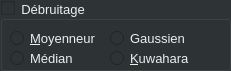
      <widget class="QGroupBox" name="groupBox_debruitage">
       <property name="geometry">
        <rect>
         <x>10</x>
         <y>50</y>
         <width>231</width>
         <height>71</height>
        </rect>
       </property>
       <property name="palette">
        <palette>
         <active>
          <colorrole role="WindowText">
           <brush brushstyle="SolidPattern">
            <color alpha="255">
             <red>238</red>
             <green>238</green>
             <blue>236</blue>
            </color>
           </brush>
          </colorrole>
          <colorrole role="Button">
           <brush brushstyle="SolidPattern">
            <color alpha="255">
             <red>46</red>
             <green>52</green>
             <blue>54</blue>
            </color>
           </brush>
          </colorrole>
          <colorrole role="Text">
           <brush brushstyle="SolidPattern">
            <color alpha="255">
             <red>238</red>
             <green>238</green>
             <blue>236</blue>
            </color>
           </brush>
          </colorrole>
          <colorrole role="ButtonText">
           <brush brushstyle="SolidPattern">
            <color alpha="255">
             <red>238</red>
             <green>238</green>
             <blue>236</blue>
            </color>
           </brush>
          </colorrole>
          <colorrole role="Base">
           <brush brushstyle="SolidPattern">
            <color alpha="255">
             <red>46</red>
             <green>52</green>
             <blue>54</blue>
            </color>
           </brush>
          </colorrole>
          <colorrole role="Window">
           <brush brushstyle="SolidPattern">
            <color alpha="255">
             <red>46</red>
             <green>52</green>
             <blue>54</blue>
            </color>
           </brush>
          </colorrole>
         </active>
         <inactive>
          <colorrole role="WindowText">
           <brush brushstyle="SolidPattern">
            <color alpha="255">
             <red>238</red>
             <green>238</green>
             <blue>236</blue>
            </color>
           </brush>
          </colorrole>
          <colorrole role="Button">
           <brush brushstyle="SolidPattern">
            <color alpha="255">
             <red>46</red>
             <green>52</green>
             <blue>54</blue>
            </color>
           </brush>
          </colorrole>
          <colorrole role="Text">
           <brush brushstyle="SolidPattern">
            <color alpha="255">
             <red>238</red>
             <green>238</green>
             <blue>236</blue>
            </color>
           </brush>
          </colorrole>
          <colorrole role="ButtonText">
           <brush brushstyle="SolidPattern">
            <color alpha="255">
             <red>238</red>
             <green>238</green>
             <blue>236</blue>
            </color>
           </brush>
          </colorrole>
          <colorrole role="Base">
           <brush brushstyle="SolidPattern">
            <color alpha="255">
             <red>46</red>
             <green>52</green>
             <blue>54</blue>
            </color>
           </brush>
          </colorrole>
          <colorrole role="Window">
           <brush brushstyle="SolidPattern">
            <color alpha="255">
             <red>46</red>
             <green>52</green>
             <blue>54</blue>
            </color>
           </brush>
          </colorrole>
         </inactive>
         <disabled>
          <colorrole role="WindowText">
           <brush brushstyle="SolidPattern">
            <color alpha="255">
             <red>238</red>
             <green>238</green>
             <blue>236</blue>
            </color>
           </brush>
          </colorrole>
          <colorrole role="Button">
           <brush brushstyle="SolidPattern">
            <color alpha="255">
             <red>46</red>
             <green>52</green>
             <blue>54</blue>
            </color>
           </brush>
          </colorrole>
          <colorrole role="Text">
           <brush brushstyle="SolidPattern">
            <color alpha="255">
             <red>238</red>
             <green>238</green>
             <blue>236</blue>
            </color>
           </brush>
          </colorrole>
          <colorrole role="ButtonText">
           <brush brushstyle="SolidPattern">
            <color alpha="255">
             <red>238</red>
             <green>238</green>
             <blue>236</blue>
            </color>
           </brush>
          </colorrole>
          <colorrole role="Base">
           <brush brushstyle="SolidPattern">
            <color alpha="255">
             <red>46</red>
             <green>52</green>
             <blue>54</blue>
            </color>
           </brush>
          </colorrole>
          <colorrole role="Window">
           <brush brushstyle="SolidPattern">
            <color alpha="255">
             <red>46</red>
             <green>52</green>
             <blue>54</blue>
            </color>
           </brush>
          </colorrole>
         </disabled>
        </palette>
       </property>
       <property name="font">
        <font>
         <pointsize>10</pointsize>
        </font>
       </property>
       <property name="styleSheet">
        <string notr="true">color: rgb(238, 238, 236);</string>
       </property>
       <property name="title">
        <string>Débruitage</string>
       </property>
       <property name="checkable">
        <bool>true</bool>
       </property>
       <property name="checked">
        <bool>false</bool>
       </property>
       <widget class="QRadioButton" name="radioButton_moyenneur">
        <property name="geometry">
         <rect>
          <x>10</x>
          <y>30</y>
          <width>112</width>
          <height>16</height>
         </rect>
        </property>
        <property name="palette">
         <palette>
          <active>
           <colorrole role="WindowText">
            <brush brushstyle="SolidPattern">
             <color alpha="255">
              <red>238</red>
              <green>238</green>
              <blue>236</blue>
             </color>
            </brush>
           </colorrole>
           <colorrole role="Button">
            <brush brushstyle="SolidPattern">
             <color alpha="255">
              <red>46</red>
              <green>52</green>
              <blue>54</blue>
             </color>
            </brush>
           </colorrole>
           <colorrole role="Text">
            <brush brushstyle="SolidPattern">
             <color alpha="255">
              <red>238</red>
              <green>238</green>
              <blue>236</blue>
             </color>
            </brush>
           </colorrole>
           <colorrole role="ButtonText">
            <brush brushstyle="SolidPattern">
             <color alpha="255">
              <red>238</red>
              <green>238</green>
              <blue>236</blue>
             </color>
            </brush>
           </colorrole>
           <colorrole role="Base">
            <brush brushstyle="SolidPattern">
             <color alpha="255">
              <red>46</red>
              <green>52</green>
              <blue>54</blue>
             </color>
            </brush>
           </colorrole>
           <colorrole role="Window">
            <brush brushstyle="SolidPattern">
             <color alpha="255">
              <red>46</red>
              <green>52</green>
              <blue>54</blue>
             </color>
            </brush>
           </colorrole>
          </active>
          <inactive>
           <colorrole role="WindowText">
            <brush brushstyle="SolidPattern">
             <color alpha="255">
              <red>238</red>
              <green>238</green>
              <blue>236</blue>
             </color>
            </brush>
           </colorrole>
           <colorrole role="Button">
            <brush brushstyle="SolidPattern">
             <color alpha="255">
              <red>46</red>
              <green>52</green>
              <blue>54</blue>
             </color>
            </brush>
           </colorrole>
           <colorrole role="Text">
            <brush brushstyle="SolidPattern">
             <color alpha="255">
              <red>238</red>
              <green>238</green>
              <blue>236</blue>
             </color>
            </brush>
           </colorrole>
           <colorrole role="ButtonText">
            <brush brushstyle="SolidPattern">
             <color alpha="255">
              <red>238</red>
              <green>238</green>
              <blue>236</blue>
             </color>
            </brush>
           </colorrole>
           <colorrole role="Base">
            <brush brushstyle="SolidPattern">
             <color alpha="255">
              <red>46</red>
              <green>52</green>
              <blue>54</blue>
             </color>
            </brush>
           </colorrole>
           <colorrole role="Window">
            <brush brushstyle="SolidPattern">
             <color alpha="255">
              <red>46</red>
              <green>52</green>
              <blue>54</blue>
             </color>
            </brush>
           </colorrole>
          </inactive>
          <disabled>
           <colorrole role="WindowText">
            <brush brushstyle="SolidPattern">
             <color alpha="255">
              <red>238</red>
              <green>238</green>
              <blue>236</blue>
             </color>
            </brush>
           </colorrole>
           <colorrole role="Button">
            <brush brushstyle="SolidPattern">
             <color alpha="255">
              <red>46</red>
              <green>52</green>
              <blue>54</blue>
             </color>
            </brush>
           </colorrole>
           <colorrole role="Text">
            <brush brushstyle="SolidPattern">
             <color alpha="255">
              <red>238</red>
              <green>238</green>
              <blue>236</blue>
             </color>
            </brush>
           </colorrole>
           <colorrole role="ButtonText">
            <brush brushstyle="SolidPattern">
             <color alpha="255">
              <red>238</red>
              <green>238</green>
              <blue>236</blue>
             </color>
            </brush>
           </colorrole>
           <colorrole role="Base">
            <brush brushstyle="SolidPattern">
             <color alpha="255">
              <red>46</red>
              <green>52</green>
              <blue>54</blue>
             </color>
            </brush>
           </colorrole>
           <colorrole role="Window">
            <brush brushstyle="SolidPattern">
             <color alpha="255">
              <red>46</red>
              <green>52</green>
              <blue>54</blue>
             </color>
            </brush>
           </colorrole>
          </disabled>
         </palette>
        </property>
        <property name="font">
         <font>
          <pointsize>10</pointsize>
         </font>
        </property>
        <property name="text">
         <string>&amp;Moyenneur</string>
        </property>
        <property name="autoExclusive">
         <bool>false</bool>
        </property>
       </widget>
       <widget class="QRadioButton" name="radioButton_gaussien">
        <property name="geometry">
         <rect>
          <x>110</x>
          <y>30</y>
          <width>91</width>
          <height>16</height>
         </rect>
        </property>
        <property name="palette">
         <palette>
          <active>
           <colorrole role="WindowText">
            <brush brushstyle="SolidPattern">
             <color alpha="255">
              <red>238</red>
              <green>238</green>
              <blue>236</blue>
             </color>
            </brush>
           </colorrole>
           <colorrole role="Button">
            <brush brushstyle="SolidPattern">
             <color alpha="255">
              <red>46</red>
              <green>52</green>
              <blue>54</blue>
             </color>
            </brush>
           </colorrole>
           <colorrole role="Text">
            <brush brushstyle="SolidPattern">
             <color alpha="255">
              <red>238</red>
              <green>238</green>
              <blue>236</blue>
             </color>
            </brush>
           </colorrole>
           <colorrole role="ButtonText">
            <brush brushstyle="SolidPattern">
             <color alpha="255">
              <red>238</red>
              <green>238</green>
              <blue>236</blue>
             </color>
            </brush>
           </colorrole>
           <colorrole role="Base">
            <brush brushstyle="SolidPattern">
             <color alpha="255">
              <red>46</red>
              <green>52</green>
              <blue>54</blue>
             </color>
            </brush>
           </colorrole>
           <colorrole role="Window">
            <brush brushstyle="SolidPattern">
             <color alpha="255">
              <red>46</red>
              <green>52</green>
              <blue>54</blue>
             </color>
            </brush>
           </colorrole>
          </active>
          <inactive>
           <colorrole role="WindowText">
            <brush brushstyle="SolidPattern">
             <color alpha="255">
              <red>238</red>
              <green>238</green>
              <blue>236</blue>
             </color>
            </brush>
           </colorrole>
           <colorrole role="Button">
            <brush brushstyle="SolidPattern">
             <color alpha="255">
              <red>46</red>
              <green>52</green>
              <blue>54</blue>
             </color>
            </brush>
           </colorrole>
           <colorrole role="Text">
            <brush brushstyle="SolidPattern">
             <color alpha="255">
              <red>238</red>
              <green>238</green>
              <blue>236</blue>
             </color>
            </brush>
           </colorrole>
           <colorrole role="ButtonText">
            <brush brushstyle="SolidPattern">
             <color alpha="255">
              <red>238</red>
              <green>238</green>
              <blue>236</blue>
             </color>
            </brush>
           </colorrole>
           <colorrole role="Base">
            <brush brushstyle="SolidPattern">
             <color alpha="255">
              <red>46</red>
              <green>52</green>
              <blue>54</blue>
             </color>
            </brush>
           </colorrole>
           <colorrole role="Window">
            <brush brushstyle="SolidPattern">
             <color alpha="255">
              <red>46</red>
              <green>52</green>
              <blue>54</blue>
             </color>
            </brush>
           </colorrole>
          </inactive>
          <disabled>
           <colorrole role="WindowText">
            <brush brushstyle="SolidPattern">
             <color alpha="255">
              <red>238</red>
              <green>238</green>
              <blue>236</blue>
             </color>
            </brush>
           </colorrole>
           <colorrole role="Button">
            <brush brushstyle="SolidPattern">
             <color alpha="255">
              <red>46</red>
              <green>52</green>
              <blue>54</blue>
             </color>
            </brush>
           </colorrole>
           <colorrole role="Text">
            <brush brushstyle="SolidPattern">
             <color alpha="255">
              <red>238</red>
              <green>238</green>
              <blue>236</blue>
             </color>
            </brush>
           </colorrole>
           <colorrole role="ButtonText">
            <brush brushstyle="SolidPattern">
             <color alpha="255">
              <red>238</red>
              <green>238</green>
              <blue>236</blue>
             </color>
            </brush>
           </colorrole>
           <colorrole role="Base">
            <brush brushstyle="SolidPattern">
             <color alpha="255">
              <red>46</red>
              <green>52</green>
              <blue>54</blue>
             </color>
            </brush>
           </colorrole>
           <colorrole role="Window">
            <brush brushstyle="SolidPattern">
             <color alpha="255">
              <red>46</red>
              <green>52</green>
              <blue>54</blue>
             </color>
            </brush>
           </colorrole>
          </disabled>
         </palette>
        </property>
        <property name="font">
         <font>
          <pointsize>10</pointsize>
         </font>
        </property>
        <property name="text">
         <string>Gaussien</string>
        </property>
        <property name="autoExclusive">
         <bool>false</bool>
        </property>
       </widget>
       <widget class="QRadioButton" name="radioButton_median">
        <property name="geometry">
         <rect>
          <x>10</x>
          <y>50</y>
          <width>112</width>
          <height>16</height>
         </rect>
        </property>
        <property name="palette">
         <palette>
          <active>
           <colorrole role="WindowText">
            <brush brushstyle="SolidPattern">
             <color alpha="255">
              <red>238</red>
              <green>238</green>
              <blue>236</blue>
             </color>
            </brush>
           </colorrole>
           <colorrole role="Button">
            <brush brushstyle="SolidPattern">
             <color alpha="255">
              <red>46</red>
              <green>52</green>
              <blue>54</blue>
             </color>
            </brush>
           </colorrole>
           <colorrole role="Text">
            <brush brushstyle="SolidPattern">
             <color alpha="255">
              <red>238</red>
              <green>238</green>
              <blue>236</blue>
             </color>
            </brush>
           </colorrole>
           <colorrole role="ButtonText">
            <brush brushstyle="SolidPattern">
             <color alpha="255">
              <red>238</red>
              <green>238</green>
              <blue>236</blue>
             </color>
            </brush>
           </colorrole>
           <colorrole role="Base">
            <brush brushstyle="SolidPattern">
             <color alpha="255">
              <red>46</red>
              <green>52</green>
              <blue>54</blue>
             </color>
            </brush>
           </colorrole>
           <colorrole role="Window">
            <brush brushstyle="SolidPattern">
             <color alpha="255">
              <red>46</red>
              <green>52</green>
              <blue>54</blue>
             </color>
            </brush>
           </colorrole>
          </active>
          <inactive>
           <colorrole role="WindowText">
            <brush brushstyle="SolidPattern">
             <color alpha="255">
              <red>238</red>
              <green>238</green>
              <blue>236</blue>
             </color>
            </brush>
           </colorrole>
           <colorrole role="Button">
            <brush brushstyle="SolidPattern">
             <color alpha="255">
              <red>46</red>
              <green>52</green>
              <blue>54</blue>
             </color>
            </brush>
           </colorrole>
           <colorrole role="Text">
            <brush brushstyle="SolidPattern">
             <color alpha="255">
              <red>238</red>
              <green>238</green>
              <blue>236</blue>
             </color>
            </brush>
           </colorrole>
           <colorrole role="ButtonText">
            <brush brushstyle="SolidPattern">
             <color alpha="255">
              <red>238</red>
              <green>238</green>
              <blue>236</blue>
             </color>
            </brush>
           </colorrole>
           <colorrole role="Base">
            <brush brushstyle="SolidPattern">
             <color alpha="255">
              <red>46</red>
              <green>52</green>
              <blue>54</blue>
             </color>
            </brush>
           </colorrole>
           <colorrole role="Window">
            <brush brushstyle="SolidPattern">
             <color alpha="255">
              <red>46</red>
              <green>52</green>
              <blue>54</blue>
             </color>
            </brush>
           </colorrole>
          </inactive>
          <disabled>
           <colorrole role="WindowText">
            <brush brushstyle="SolidPattern">
             <color alpha="255">
              <red>238</red>
              <green>238</green>
              <blue>236</blue>
             </color>
            </brush>
           </colorrole>
           <colorrole role="Button">
            <brush brushstyle="SolidPattern">
             <color alpha="255">
              <red>46</red>
              <green>52</green>
              <blue>54</blue>
             </color>
            </brush>
           </colorrole>
           <colorrole role="Text">
            <brush brushstyle="SolidPattern">
             <color alpha="255">
              <red>238</red>
              <green>238</green>
              <blue>236</blue>
             </color>
            </brush>
           </colorrole>
           <colorrole role="ButtonText">
            <brush brushstyle="SolidPattern">
             <color alpha="255">
              <red>238</red>
              <green>238</green>
              <blue>236</blue>
             </color>
            </brush>
           </colorrole>
           <colorrole role="Base">
            <brush brushstyle="SolidPattern">
             <color alpha="255">
              <red>46</red>
              <green>52</green>
              <blue>54</blue>
             </color>
            </brush>
           </colorrole>
           <colorrole role="Window">
            <brush brushstyle="SolidPattern">
             <color alpha="255">
              <red>46</red>
              <green>52</green>
              <blue>54</blue>
             </color>
            </brush>
           </colorrole>
          </disabled>
         </palette>
        </property>
        <property name="font">
         <font>
          <pointsize>10</pointsize>
         </font>
        </property>
        <property name="text">
         <string>Médian</string>
        </property>
        <property name="autoExclusive">
         <bool>false</bool>
        </property>
       </widget>
       <widget class="QRadioButton" name="radioButton_kuwahara">
        <property name="geometry">
         <rect>
          <x>110</x>
          <y>50</y>
          <width>101</width>
          <height>16</height>
         </rect>
        </property>
        <property name="palette">
         <palette>
          <active>
           <colorrole role="WindowText">
            <brush brushstyle="SolidPattern">
             <color alpha="255">
              <red>238</red>
              <green>238</green>
              <blue>236</blue>
             </color>
            </brush>
           </colorrole>
           <colorrole role="Button">
            <brush brushstyle="SolidPattern">
             <color alpha="255">
              <red>46</red>
              <green>52</green>
              <blue>54</blue>
             </color>
            </brush>
           </colorrole>
           <colorrole role="Text">
            <brush brushstyle="SolidPattern">
             <color alpha="255">
              <red>238</red>
              <green>238</green>
              <blue>236</blue>
             </color>
            </brush>
           </colorrole>
           <colorrole role="ButtonText">
            <brush brushstyle="SolidPattern">
             <color alpha="255">
              <red>238</red>
              <green>238</green>
              <blue>236</blue>
             </color>
            </brush>
           </colorrole>
           <colorrole role="Base">
            <brush brushstyle="SolidPattern">
             <color alpha="255">
              <red>46</red>
              <green>52</green>
              <blue>54</blue>
             </color>
            </brush>
           </colorrole>
           <colorrole role="Window">
            <brush brushstyle="SolidPattern">
             <color alpha="255">
              <red>46</red>
              <green>52</green>
              <blue>54</blue>
             </color>
            </brush>
           </colorrole>
          </active>
          <inactive>
           <colorrole role="WindowText">
            <brush brushstyle="SolidPattern">
             <color alpha="255">
              <red>238</red>
              <green>238</green>
              <blue>236</blue>
             </color>
            </brush>
           </colorrole>
           <colorrole role="Button">
            <brush brushstyle="SolidPattern">
             <color alpha="255">
              <red>46</red>
              <green>52</green>
              <blue>54</blue>
             </color>
            </brush>
           </colorrole>
           <colorrole role="Text">
            <brush brushstyle="SolidPattern">
             <color alpha="255">
              <red>238</red>
              <green>238</green>
              <blue>236</blue>
             </color>
            </brush>
           </colorrole>
           <colorrole role="ButtonText">
            <brush brushstyle="SolidPattern">
             <color alpha="255">
              <red>238</red>
              <green>238</green>
              <blue>236</blue>
             </color>
            </brush>
           </colorrole>
           <colorrole role="Base">
            <brush brushstyle="SolidPattern">
             <color alpha="255">
              <red>46</red>
              <green>52</green>
              <blue>54</blue>
             </color>
            </brush>
           </colorrole>
           <colorrole role="Window">
            <brush brushstyle="SolidPattern">
             <color alpha="255">
              <red>46</red>
              <green>52</green>
              <blue>54</blue>
             </color>
            </brush>
           </colorrole>
          </inactive>
          <disabled>
           <colorrole role="WindowText">
            <brush brushstyle="SolidPattern">
             <color alpha="255">
              <red>238</red>
              <green>238</green>
              <blue>236</blue>
             </color>
            </brush>
           </colorrole>
           <colorrole role="Button">
            <brush brushstyle="SolidPattern">
             <color alpha="255">
              <red>46</red>
              <green>52</green>
              <blue>54</blue>
             </color>
            </brush>
           </colorrole>
           <colorrole role="Text">
            <brush brushstyle="SolidPattern">
             <color alpha="255">
              <red>238</red>
              <green>238</green>
              <blue>236</blue>
             </color>
            </brush>
           </colorrole>
           <colorrole role="ButtonText">
            <brush brushstyle="SolidPattern">
             <color alpha="255">
              <red>238</red>
              <green>238</green>
              <blue>236</blue>
             </color>
            </brush>
           </colorrole>
           <colorrole role="Base">
            <brush brushstyle="SolidPattern">
             <color alpha="255">
              <red>46</red>
              <green>52</green>
              <blue>54</blue>
             </color>
            </brush>
           </colorrole>
           <colorrole role="Window">
            <brush brushstyle="SolidPattern">
             <color alpha="255">
              <red>46</red>
              <green>52</green>
              <blue>54</blue>
             </color>
            </brush>
           </colorrole>
          </disabled>
         </palette>
        </property>
        <property name="font">
         <font>
          <pointsize>10</pointsize>
         </font>
        </property>
        <property name="text">
         <string>&amp;Kuwahara</string>
        </property>
        <property name="autoExclusive">
         <bool>false</bool>
        </property>
       </widget>
      </widget>
